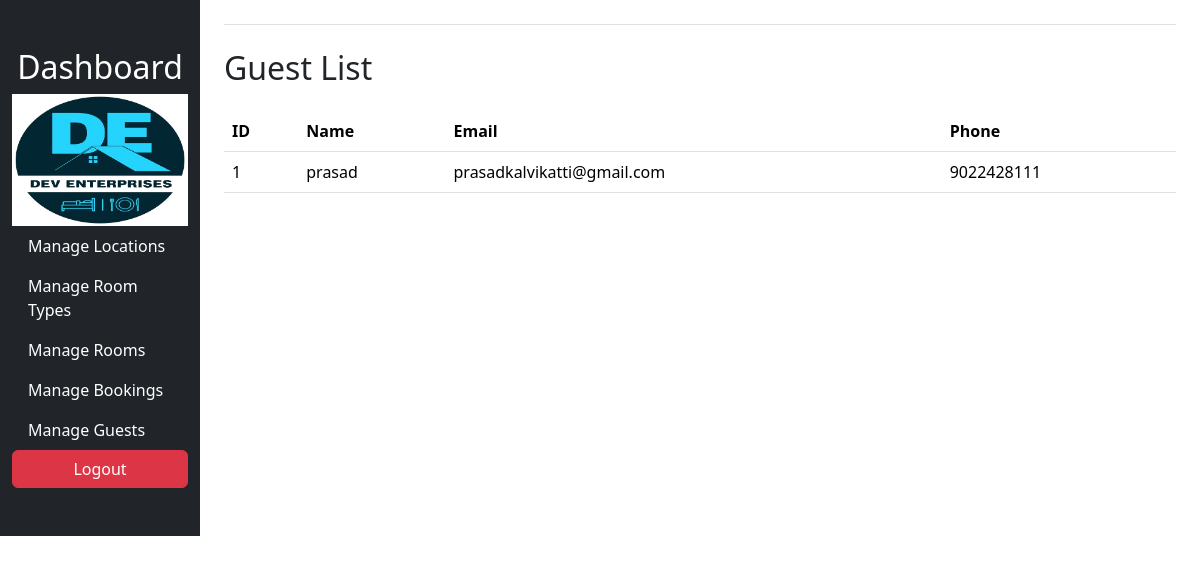
/admin/dashboard.php?page=manage_guest (signed in), run on the app's committed database.
### tables this page shows
CREATE TABLE `guests` (
  `id` int(11) NOT NULL,
  `name` varchar(100) NOT NULL,
  `email` varchar(100) NOT NULL,
  `phone` varchar(15) NOT NULL
);

### admin/manage_guest.php (the view, shortened to what this page needs)
<?php
require 'config.php';
$guests = $conn->query("SELECT * FROM guests");
?>
    <h2 class="my-4">Guest List</h2>
    <table class="table">
        <tr>
            <th>ID</th>
            <th>Name</th>
            <th>Email</th>
            <th>Phone</th>
        </tr>
        <?php while ($guest = $guests->fetch_assoc()) { ?>
        <tr>
            <td><?php echo $guest['id']; ?></td>
            <td><?php echo $guest['name']; ?></td>
            <td><?php echo $guest['email']; ?></td>
            <td><?php echo $guest['phone']; ?></td>
        </tr>
        <?php } ?>
    </table>

### data on the page
guests: id "1", name "prasad", email "prasadkalvikatti@gmail.com", phone "9022428111"
